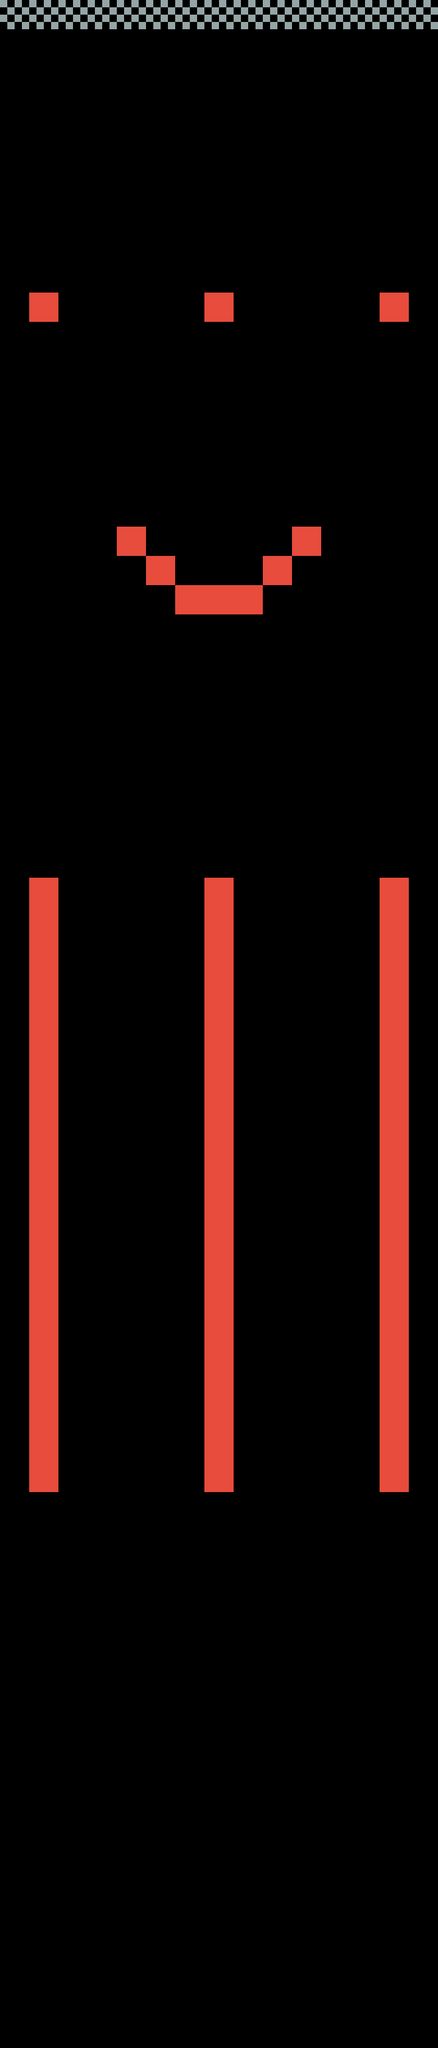

A 2D game scene composited from a Tiled map and its tileset images. What follows is a short description and the map's XML, with each tile layer's data collapsed to a summary:
An orthogonal 15x70 tile map with 48x48 px tiles, 2 tile layers (walls, finish).

<map version="1.0" orientation="orthogonal" renderorder="right-down" width="15" height="70" tilewidth="48" tileheight="48">
 <tileset firstgid="1" name="tile_set" tilewidth="48" tileheight="48">
  <image source="tile_set.png" width="144" height="96" />
 </tileset>
 <layer name="walls" width="15" height="70">
  <data>[1050 cells, 73 non-empty, 1 distinct tile ids]</data>
 </layer>
 <layer name="finish" width="15" height="70">
  <data>[1050 cells, 15 non-empty, 1 distinct tile ids]</data>
 </layer>
</map>
